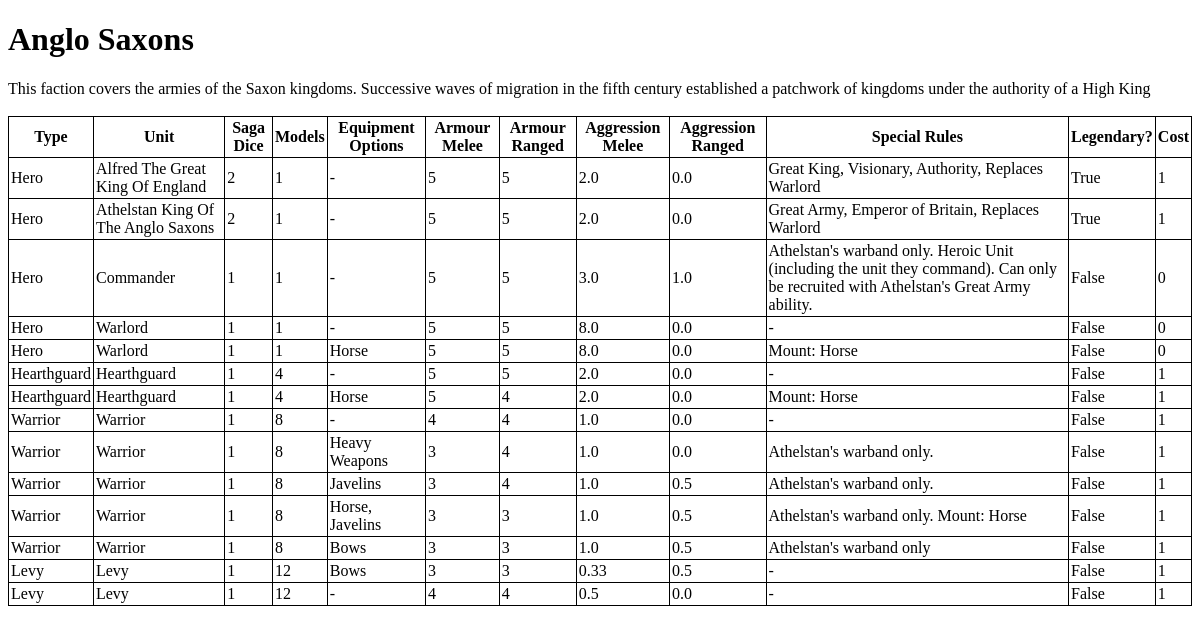
Screenshot of /saga/results/1 with the database file from the repository.
### saga/models.py (models this page shows, shortened)
class Faction(models.Model):
    id = models.AutoField(primary_key=True)
    name = models.CharField(max_length = 30)
    description = models.TextField(default = "")
    specialRules = models.TextField(default = "-")

class Unit(models.Model):
    id = models.AutoField(primary_key=True)
    sagaDice = models.PositiveIntegerField(default = 1)
    cost = models.PositiveIntegerField(default = 1)
    unitType = models.CharField(max_length = 20, default = "Hearthguard", choices=So.unitOptions)
    unitName = models.CharField(max_length = 50, default = "Hearthguard")
    numModels = models.PositiveIntegerField(default = 4)
    equipment = models.CharField(max_length = 50, default = "-", choices=So.equipmentOptions)
    armourMelee = models.PositiveIntegerField(default = 5)
    armourRanged = models.PositiveIntegerField(default = 5)
    aggMelee = models.FloatField(default = 2)
    aggRanged = models.FloatField(default = 0)
    specialRules = models.TextField(default = "-")
    isLegendary = models.BooleanField(default = False)
    factionId = models.ForeignKey(Faction, on_delete = models.CASCADE)

### saga/views.py (the view)
# urls.py: path("results/<int:factionId>",views.results, name = 'results'),
def results(request,factionId):
    faction = Faction.objects.filter(id = factionId)
    if faction.count() > 0:
        unitList = Unit.objects.filter(factionId__id = factionId)
        if unitList.count() > 0:
            heroList = Unit.objects.filter(factionId__id = factionId, unitType = "Hero").order_by("unitName")
            hearthguardList = Unit.objects.filter(factionId__id = factionId, unitType = "Hearthguard").order_by("unitName")
            warriorList = Unit.objects.filter(factionId__id = factionId, unitType = "Warrior").order_by("unitName")
            levyList = Unit.objects.filter(factionId__id = factionId, unitType = "Levy").order_by("unitName")
            unitSet = [heroList,hearthguardList,warriorList,levyList]
            context = {
                "unitSet" : unitSet,
                "faction" : faction
                }
            return render(request, "saga/results.html", context)
        else:
            return render(request, "saga/results.html")
    else:
        return redirect(reverse('saga:index'))

### saga/templates/saga/results.html (shortened to what this page needs)
<!DOCTYPE html>
<html lang="en">
{% load static %}
<link rel="stylesheet" href = "{%static 'saga/style.css'%}">
<head>
</head>
<body>
    {% if faction %}
        <header>
            <h1>{{faction.first.name}}</h1>
        </header>
        <p1>
            {{faction.first.description}}
        </p1>
        <br><br>
        <main>
            <table>
                <tr>
                  <th>Type</th>
                  <th>Unit</th>
                  <th>Saga Dice</th>
                  <th>Models</th>
                  <th>Equipment Options</th>
                  <th>Armour Melee</th>
                  <th>Armour Ranged</th>
                  <th>Aggression Melee</th>
                  <th>Aggression Ranged</th>
                  <th>Special Rules</th>
                  <th>Legendary?</th>
                  <th>Cost</th>
                </tr>
                {% for collection in unitSet %}
                  {% for unit in collection %}
                    <tr>
                      <td>{{unit.unitType}}</td>
                      <td>{{unit.unitName}}</td>
                      <td>{{unit.sagaDice}}</td>
                      <td>{{unit.numModels}}</td>
                      <td>{{unit.equipment}}</td>
                      <td>{{unit.armourMelee}}</td>
                      <td>{{unit.armourRanged}}</td>
                      <td>{{unit.aggMelee}}</td>
                      <td>{{unit.aggRanged}}</td>
                      <td>{{unit.specialRules}}</td>
                      <td>{{unit.isLegendary}}</td>
                      <td>{{unit.cost}}</td>
                    </tr>
                  {% endfor %}
                {% endfor %}
              </table>
        </main>
    {% else %}
        Faction not found, change this to redirect
    {% endif %}
</body>
</html>

### saga/static/saga/style.css (style rules this page uses)
table { border-collapse: collapse; border: 1px solid black; table-layout: fixed; }
th,td { border: 1px solid black; padding: 2px; }

### rows the page displays
Faction: first.name "Anglo Saxons", first.description "This faction covers the armies of the Saxon kingdoms. Successive waves of migration in the fifth century established a patchwork of kingdoms under the authority of a High King"
Unit: unitType "Hero", unitName "Alfred The Great King Of England", sagaDice "2", numModels "1", equipment "-", armourMelee "5", armourRanged "5", aggMelee "2.0", aggRanged "0.0", specialRules "Great King, Visionary, Authority, Replaces Warlord", isLegendary "True", cost "1"
Unit: unitType "Hero", unitName "Athelstan King Of The Anglo Saxons", sagaDice "2", numModels "1", equipment "-", armourMelee "5", armourRanged "5", aggMelee "2.0", aggRanged "0.0", specialRules "Great Army, Emperor of Britain, Replaces Warlord", isLegendary "True", cost "1"
Unit: unitType "Hero", unitName "Commander", sagaDice "1", numModels "1", equipment "-", armourMelee "5", armourRanged "5", aggMelee "3.0", aggRanged "1.0", specialRules "Athelstan's warband only. Heroic Unit (including the unit they command). Can only be recruited with Athelstan's Great Army ability.", isLegendary "False", cost "0"
Unit: unitType "Hero", unitName "Warlord", sagaDice "1", numModels "1", equipment "-", armourMelee "5", armourRanged "5", aggMelee "8.0", aggRanged "0.0", specialRules "-", isLegendary "False", cost "0"
Unit: unitType "Hero", unitName "Warlord", sagaDice "1", numModels "1", equipment "Horse", armourMelee "5", armourRanged "5", aggMelee "8.0", aggRanged "0.0", specialRules "Mount: Horse", isLegendary "False", cost "0"
Unit: unitType "Hearthguard", unitName "Hearthguard", sagaDice "1", numModels "4", equipment "-", armourMelee "5", armourRanged "5", aggMelee "2.0", aggRanged "0.0", specialRules "-", isLegendary "False", cost "1"
Unit: unitType "Hearthguard", unitName "Hearthguard", sagaDice "1", numModels "4", equipment "Horse", armourMelee "5", armourRanged "4", aggMelee "2.0", aggRanged "0.0", specialRules "Mount: Horse", isLegendary "False", cost "1"
Unit: unitType "Warrior", unitName "Warrior", sagaDice "1", numModels "8", equipment "-", armourMelee "4", armourRanged "4", aggMelee "1.0", aggRanged "0.0", specialRules "-", isLegendary "False", cost "1"
Unit: unitType "Warrior", unitName "Warrior", sagaDice "1", numModels "8", equipment "Heavy Weapons", armourMelee "3", armourRanged "4", aggMelee "1.0", aggRanged "0.0", specialRules "Athelstan's warband only.", isLegendary "False", cost "1"
Unit: unitType "Warrior", unitName "Warrior", sagaDice "1", numModels "8", equipment "Javelins", armourMelee "3", armourRanged "4", aggMelee "1.0", aggRanged "0.5", specialRules "Athelstan's warband only.", isLegendary "False", cost "1"
Unit: unitType "Warrior", unitName "Warrior", sagaDice "1", numModels "8", equipment "Horse, Javelins", armourMelee "3", armourRanged "3", aggMelee "1.0", aggRanged "0.5", specialRules "Athelstan's warband only. Mount: Horse", isLegendary "False", cost "1"
Unit: unitType "Warrior", unitName "Warrior", sagaDice "1", numModels "8", equipment "Bows", armourMelee "3", armourRanged "3", aggMelee "1.0", aggRanged "0.5", specialRules "Athelstan's warband only", isLegendary "False", cost "1"
Unit: unitType "Levy", unitName "Levy", sagaDice "1", numModels "12", equipment "Bows", armourMelee "3", armourRanged "3", aggMelee "0.33", aggRanged "0.5", specialRules "-", isLegendary "False", cost "1"
Unit: unitType "Levy", unitName "Levy", sagaDice "1", numModels "12", equipment "-", armourMelee "4", armourRanged "4", aggMelee "0.5", aggRanged "0.0", specialRules "-", isLegendary "False", cost "1"
